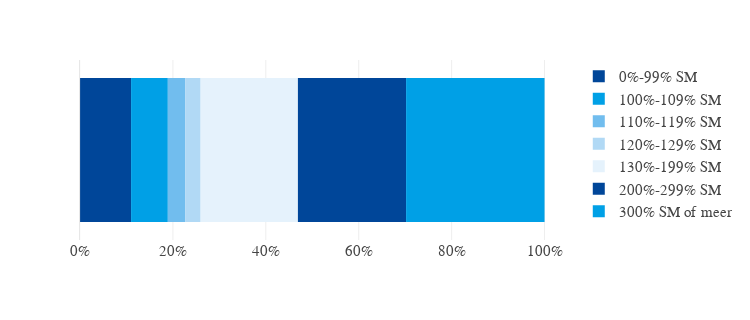

The notebook cell saved with this chart:
### Code cell
fig = Bar.stacked_single(
    arm_long.query("jaar == 2011"), 
    y='jaar',
    x='value', 
    color='inkomen', 
    orientation='h', 
    height=320
)
# fig.update_layout({"legend": {"orientation": 'h'}})
fig.update_xaxes(dict(tickformat=".0%"))
fig.show()

### Figure 1 — Plotly figure (JSON) as saved in the notebook; plotly's stock layout.template omitted (floating-point values rounded to 4 significant figures)
{"data": [{"alignmentgroup": "True", "hovertemplate": "inkomen=0%-99% SM<br>value=%{x}<br>jaar=%{y}<extra></extra>", "legendgroup": "0%-99% SM", "marker": {"color": "#004699", "pattern": {"shape": ""}}, "name": "0%-99% SM", "offsetgroup": "0%-99% SM", "orientation": "h", "showlegend": true, "textposition": "auto", "type": "bar", "x": [0.1099], "xaxis": "x", "y": [2011], "yaxis": "y"}, {"alignmentgroup": "True", "hovertemplate": "inkomen=100%-109% SM<br>value=%{x}<br>jaar=%{y}<extra></extra>", "legendgroup": "100%-109% SM", "marker": {"color": "#00a0e6", "pattern": {"shape": ""}}, "name": "100%-109% SM", "offsetgroup": "100%-109% SM", "orientation": "h", "showlegend": true, "textposition": "auto", "type": "bar", "x": [0.07914], "xaxis": "x", "y": [2011], "yaxis": "y"}, {"alignmentgroup": "True", "hovertemplate": "inkomen=110%-119% SM<br>value=%{x}<br>jaar=%{y}<extra></extra>", "legendgroup": "110%-119% SM", "marker": {"color": "#71BDEE", "pattern": {"shape": ""}}, "name": "110%-119% SM", "offsetgroup": "110%-119% SM", "orientation": "h", "showlegend": true, "textposition": "auto", "type": "bar", "x": [0.03723], "xaxis": "x", "y": [2011], "yaxis": "y"}, {"alignmentgroup": "True", "hovertemplate": "inkomen=120%-129% SM<br>value=%{x}<br>jaar=%{y}<extra></extra>", "legendgroup": "120%-129% SM", "marker": {"color": "#B1D9F5", "pattern": {"shape": ""}}, "name": "120%-129% SM", "offsetgroup": "120%-129% SM", "orientation": "h", "showlegend": true, "textposition": "auto", "type": "bar", "x": [0.03333], "xaxis": "x", "y": [2011], "yaxis": "y"}, {"alignmentgroup": "True", "hovertemplate": "inkomen=130%-199% SM<br>value=%{x}<br>jaar=%{y}<extra></extra>", "legendgroup": "130%-199% SM", "marker": {"color": "#E5F2FC", "pattern": {"shape": ""}}, "name": "130%-199% SM", "offsetgroup": "130%-199% SM", "orientation": "h", "showlegend": true, "textposition": "auto", "type": "bar", "x": [0.2095], "xaxis": "x", "y": [2011], "yaxis": "y"}, {"alignmentgroup": "True", "hovertemplate": "inkomen=200%-299% SM<br>value=%{x}<br>jaar=%{y}<extra></extra>", "legendgroup": "200%-299% SM", "marker": {"color": "#004699", "pattern": {"shape": ""}}, "name": "200%-299% SM", "offsetgroup": "200%-299% SM", "orientation": "h", "showlegend": true, "textposition": "auto", "type": "bar", "x": [0.2328], "xaxis": "x", "y": [2011], "yaxis": "y"}, {"alignmentgroup": "True", "hovertemplate": "inkomen=300% SM of meer<br>value=%{x}<br>jaar=%{y}<extra></extra>", "legendgroup": "300% SM of meer", "marker": {"color": "#00a0e6", "pattern": {"shape": ""}}, "name": "300% SM of meer", "offsetgroup": "300% SM of meer", "orientation": "h", "showlegend": true, "textposition": "auto", "type": "bar", "x": [0.2981], "xaxis": "x", "y": [2011], "yaxis": "y"}], "layout": {"barmode": "relative", "height": 320, "legend": {"title": {"text": ""}, "tracegroupgap": 0}, "margin": {"t": 60}, "width": 750, "xaxis": {"anchor": "y", "domain": [0, 1], "tickformat": ".0%", "title": {"text": ""}}, "yaxis": {"anchor": "x", "domain": [0, 1], "showticklabels": false, "title": {"text": ""}}}}
